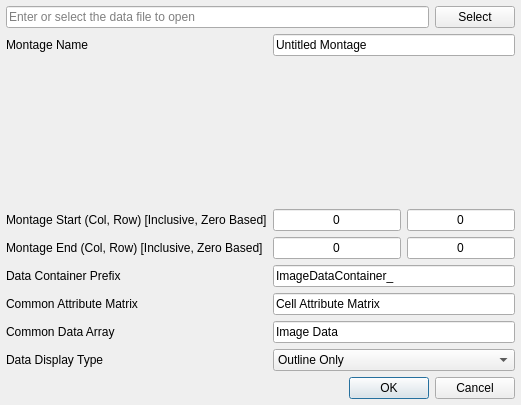
<?xml version="1.0" encoding="UTF-8"?>
<ui version="4.0">
 <class>ImportDREAM3DMontageDialog</class>
 <widget class="QDialog" name="ImportDREAM3DMontageDialog">
  <property name="geometry">
   <rect>
    <x>0</x>
    <y>0</y>
    <width>521</width>
    <height>405</height>
   </rect>
  </property>
  <property name="windowTitle">
   <string>Import DREAM3D Montage</string>
  </property>
  <layout class="QGridLayout" name="gridLayout">
   <property name="leftMargin">
    <number>6</number>
   </property>
   <property name="topMargin">
    <number>6</number>
   </property>
   <property name="rightMargin">
    <number>6</number>
   </property>
   <property name="bottomMargin">
    <number>6</number>
   </property>
   <item row="1" column="1" colspan="3">
    <widget class="QLineEdit" name="montageNameLE">
     <property name="text">
      <string>Untitled Montage</string>
     </property>
    </widget>
   </item>
   <item row="13" column="0" colspan="4">
    <widget class="QDialogButtonBox" name="buttonBox">
     <property name="orientation">
      <enum>Qt::Horizontal</enum>
     </property>
     <property name="standardButtons">
      <set>QDialogButtonBox::Cancel|QDialogButtonBox::Ok</set>
     </property>
    </widget>
   </item>
   <item row="10" column="0">
    <widget class="QLabel" name="label_12">
     <property name="text">
      <string>Common Attribute Matrix</string>
     </property>
    </widget>
   </item>
   <item row="11" column="0">
    <widget class="QLabel" name="label_13">
     <property name="text">
      <string>Common Data Array</string>
     </property>
    </widget>
   </item>
   <item row="7" column="0">
    <widget class="QLabel" name="label">
     <property name="text">
      <string>Montage Start (Col, Row) [Inclusive, Zero Based]</string>
     </property>
    </widget>
   </item>
   <item row="10" column="1" colspan="3">
    <widget class="QLineEdit" name="cellAttrMatrixNameLE">
     <property name="enabled">
      <bool>true</bool>
     </property>
     <property name="text">
      <string>Cell Attribute Matrix</string>
     </property>
    </widget>
   </item>
   <item row="0" column="0" colspan="3">
    <widget class="QLineEdit" name="dataFileLE">
     <property name="placeholderText">
      <string>Enter or select the data file to open</string>
     </property>
    </widget>
   </item>
   <item row="12" column="0">
    <widget class="QLabel" name="label_7">
     <property name="text">
      <string>Data Display Type</string>
     </property>
    </widget>
   </item>
   <item row="9" column="0">
    <widget class="QLabel" name="label_14">
     <property name="text">
      <string>Data Container Prefix</string>
     </property>
    </widget>
   </item>
   <item row="9" column="1" colspan="3">
    <widget class="QLineEdit" name="dcPrefixLE">
     <property name="enabled">
      <bool>true</bool>
     </property>
     <property name="text">
      <string>ImageDataContainer_</string>
     </property>
    </widget>
   </item>
   <item row="6" column="0" colspan="4">
    <widget class="VSLoadHDF5DataWidget" name="loadHDF5DataWidget" native="true"/>
   </item>
   <item row="1" column="0">
    <widget class="QLabel" name="label_17">
     <property name="text">
      <string>Montage Name</string>
     </property>
    </widget>
   </item>
   <item row="11" column="1" colspan="3">
    <widget class="QLineEdit" name="imageArrayNameLE">
     <property name="enabled">
      <bool>true</bool>
     </property>
     <property name="text">
      <string>Image Data</string>
     </property>
    </widget>
   </item>
   <item row="0" column="3">
    <widget class="QPushButton" name="selectButton">
     <property name="text">
      <string>Select</string>
     </property>
    </widget>
   </item>
   <item row="8" column="0">
    <widget class="QLabel" name="label_2">
     <property name="text">
      <string>Montage End (Col, Row) [Inclusive, Zero Based]</string>
     </property>
    </widget>
   </item>
   <item row="7" column="1">
    <widget class="QLineEdit" name="montageStartX">
     <property name="text">
      <string>0</string>
     </property>
     <property name="alignment">
      <set>Qt::AlignCenter</set>
     </property>
    </widget>
   </item>
   <item row="8" column="1">
    <widget class="QLineEdit" name="montageEndX">
     <property name="text">
      <string>0</string>
     </property>
     <property name="alignment">
      <set>Qt::AlignCenter</set>
     </property>
    </widget>
   </item>
   <item row="12" column="1" colspan="3">
    <widget class="QComboBox" name="dataDisplayTypeCB">
     <item>
      <property name="text">
       <string>Outline Only</string>
      </property>
     </item>
     <item>
      <property name="text">
       <string>Individual Tiles</string>
      </property>
     </item>
     <item>
      <property name="text">
       <string>Stitched Montage</string>
      </property>
     </item>
    </widget>
   </item>
   <item row="7" column="2" colspan="2">
    <widget class="QLineEdit" name="montageStartY">
     <property name="text">
      <string>0</string>
     </property>
     <property name="alignment">
      <set>Qt::AlignCenter</set>
     </property>
    </widget>
   </item>
   <item row="8" column="2" colspan="2">
    <widget class="QLineEdit" name="montageEndY">
     <property name="text">
      <string>0</string>
     </property>
     <property name="alignment">
      <set>Qt::AlignCenter</set>
     </property>
    </widget>
   </item>
  </layout>
 </widget>
 <customwidgets>
  <customwidget>
   <class>VSLoadHDF5DataWidget</class>
   <extends>QWidget</extends>
   <header>VSLoadHDF5DataWidget.h</header>
   <container>1</container>
  </customwidget>
 </customwidgets>
 <resources/>
 <connections>
  <connection>
   <sender>buttonBox</sender>
   <signal>accepted()</signal>
   <receiver>ImportDREAM3DMontageDialog</receiver>
   <slot>accept()</slot>
   <hints>
    <hint type="sourcelabel">
     <x>248</x>
     <y>254</y>
    </hint>
    <hint type="destinationlabel">
     <x>157</x>
     <y>274</y>
    </hint>
   </hints>
  </connection>
  <connection>
   <sender>buttonBox</sender>
   <signal>rejected()</signal>
   <receiver>ImportDREAM3DMontageDialog</receiver>
   <slot>reject()</slot>
   <hints>
    <hint type="sourcelabel">
     <x>316</x>
     <y>260</y>
    </hint>
    <hint type="destinationlabel">
     <x>286</x>
     <y>274</y>
    </hint>
   </hints>
  </connection>
 </connections>
</ui>
